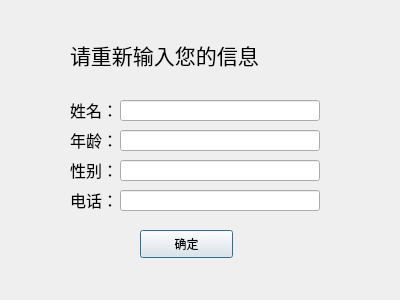
<?xml version="1.0" encoding="UTF-8"?>
<ui version="4.0">
 <class>Dialog</class>
 <widget class="QDialog" name="Dialog">
  <property name="geometry">
   <rect>
    <x>0</x>
    <y>0</y>
    <width>400</width>
    <height>300</height>
   </rect>
  </property>
  <property name="windowTitle">
   <string>Dialog</string>
  </property>
  <widget class="QLabel" name="label">
   <property name="geometry">
    <rect>
     <x>70</x>
     <y>30</y>
     <width>300</width>
     <height>50</height>
    </rect>
   </property>
   <property name="font">
    <font>
     <family>新宋体</family>
     <pointsize>16</pointsize>
    </font>
   </property>
   <property name="text">
    <string>请重新输入您的信息</string>
   </property>
  </widget>
  <widget class="QLabel" name="label_2">
   <property name="geometry">
    <rect>
     <x>70</x>
     <y>100</y>
     <width>72</width>
     <height>20</height>
    </rect>
   </property>
   <property name="font">
    <font>
     <family>Arial</family>
     <pointsize>12</pointsize>
    </font>
   </property>
   <property name="text">
    <string>姓名：</string>
   </property>
  </widget>
  <widget class="QLineEdit" name="lineEdit">
   <property name="geometry">
    <rect>
     <x>120</x>
     <y>100</y>
     <width>200</width>
     <height>21</height>
    </rect>
   </property>
  </widget>
  <widget class="QLineEdit" name="lineEdit_2">
   <property name="geometry">
    <rect>
     <x>120</x>
     <y>130</y>
     <width>200</width>
     <height>21</height>
    </rect>
   </property>
  </widget>
  <widget class="QLabel" name="label_3">
   <property name="geometry">
    <rect>
     <x>70</x>
     <y>130</y>
     <width>72</width>
     <height>20</height>
    </rect>
   </property>
   <property name="font">
    <font>
     <family>Arial</family>
     <pointsize>12</pointsize>
    </font>
   </property>
   <property name="text">
    <string>年龄：</string>
   </property>
  </widget>
  <widget class="QLineEdit" name="lineEdit_3">
   <property name="geometry">
    <rect>
     <x>120</x>
     <y>160</y>
     <width>200</width>
     <height>21</height>
    </rect>
   </property>
  </widget>
  <widget class="QLabel" name="label_4">
   <property name="geometry">
    <rect>
     <x>70</x>
     <y>160</y>
     <width>72</width>
     <height>20</height>
    </rect>
   </property>
   <property name="font">
    <font>
     <family>Arial</family>
     <pointsize>12</pointsize>
    </font>
   </property>
   <property name="text">
    <string>性别：</string>
   </property>
  </widget>
  <widget class="QLineEdit" name="lineEdit_4">
   <property name="geometry">
    <rect>
     <x>120</x>
     <y>190</y>
     <width>200</width>
     <height>21</height>
    </rect>
   </property>
  </widget>
  <widget class="QLabel" name="label_5">
   <property name="geometry">
    <rect>
     <x>70</x>
     <y>190</y>
     <width>72</width>
     <height>20</height>
    </rect>
   </property>
   <property name="font">
    <font>
     <family>Arial</family>
     <pointsize>12</pointsize>
    </font>
   </property>
   <property name="text">
    <string>电话：</string>
   </property>
  </widget>
  <widget class="QPushButton" name="pushButton">
   <property name="geometry">
    <rect>
     <x>140</x>
     <y>230</y>
     <width>93</width>
     <height>28</height>
    </rect>
   </property>
   <property name="text">
    <string>确定</string>
   </property>
  </widget>
 </widget>
 <resources/>
 <connections/>
</ui>
